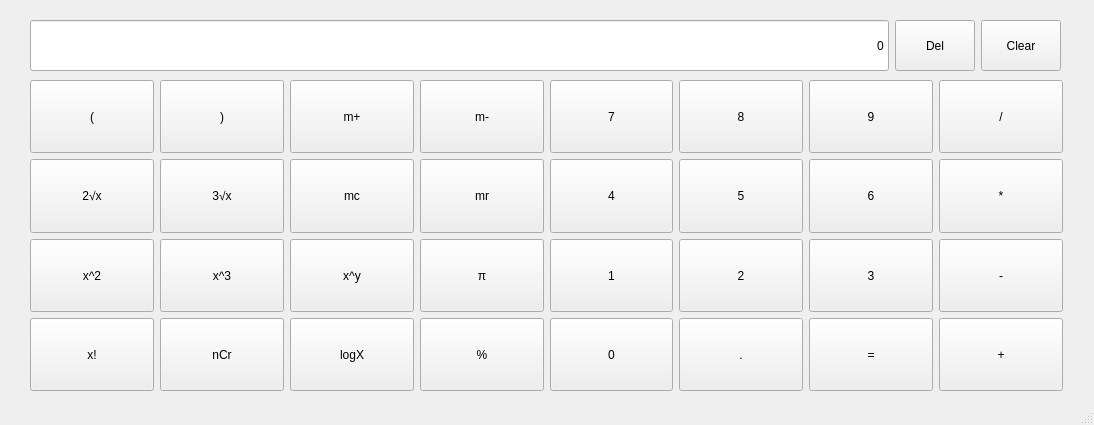
<?xml version="1.0" encoding="UTF-8"?>
<ui version="4.0">
 <class>MainWindow</class>
 <widget class="QMainWindow" name="MainWindow">
  <property name="geometry">
   <rect>
    <x>0</x>
    <y>0</y>
    <width>1094</width>
    <height>425</height>
   </rect>
  </property>
  <property name="windowTitle">
   <string>Calculation</string>
  </property>
  <widget class="QWidget" name="centralwidget">
   <widget class="QWidget" name="horizontalLayoutWidget">
    <property name="geometry">
     <rect>
      <x>30</x>
      <y>20</y>
      <width>1031</width>
      <height>51</height>
     </rect>
    </property>
    <layout class="QHBoxLayout" name="horizontalLayout">
     <item>
      <widget class="QLineEdit" name="result">
       <property name="sizePolicy">
        <sizepolicy hsizetype="Expanding" vsizetype="Expanding">
         <horstretch>0</horstretch>
         <verstretch>0</verstretch>
        </sizepolicy>
       </property>
       <property name="text">
        <string>0</string>
       </property>
       <property name="alignment">
        <set>Qt::AlignRight|Qt::AlignTrailing|Qt::AlignVCenter</set>
       </property>
      </widget>
     </item>
     <item>
      <widget class="QPushButton" name="bDel">
       <property name="sizePolicy">
        <sizepolicy hsizetype="Minimum" vsizetype="Expanding">
         <horstretch>0</horstretch>
         <verstretch>0</verstretch>
        </sizepolicy>
       </property>
       <property name="text">
        <string>Del</string>
       </property>
      </widget>
     </item>
     <item>
      <widget class="QPushButton" name="bClear">
       <property name="sizePolicy">
        <sizepolicy hsizetype="Minimum" vsizetype="Expanding">
         <horstretch>0</horstretch>
         <verstretch>0</verstretch>
        </sizepolicy>
       </property>
       <property name="text">
        <string>Clear</string>
       </property>
      </widget>
     </item>
    </layout>
   </widget>
   <widget class="QWidget" name="gridLayoutWidget">
    <property name="geometry">
     <rect>
      <x>30</x>
      <y>80</y>
      <width>1033</width>
      <height>311</height>
     </rect>
    </property>
    <property name="sizePolicy">
     <sizepolicy hsizetype="Preferred" vsizetype="Expanding">
      <horstretch>0</horstretch>
      <verstretch>0</verstretch>
     </sizepolicy>
    </property>
    <layout class="QGridLayout" name="gridLayout">
     <item row="0" column="0">
      <widget class="QPushButton" name="bLParenthesis">
       <property name="sizePolicy">
        <sizepolicy hsizetype="Minimum" vsizetype="Expanding">
         <horstretch>0</horstretch>
         <verstretch>0</verstretch>
        </sizepolicy>
       </property>
       <property name="text">
        <string>(</string>
       </property>
      </widget>
     </item>
     <item row="0" column="6">
      <widget class="QPushButton" name="b9">
       <property name="sizePolicy">
        <sizepolicy hsizetype="Minimum" vsizetype="Expanding">
         <horstretch>0</horstretch>
         <verstretch>0</verstretch>
        </sizepolicy>
       </property>
       <property name="text">
        <string>9</string>
       </property>
      </widget>
     </item>
     <item row="1" column="4">
      <widget class="QPushButton" name="b4">
       <property name="sizePolicy">
        <sizepolicy hsizetype="Minimum" vsizetype="Expanding">
         <horstretch>0</horstretch>
         <verstretch>0</verstretch>
        </sizepolicy>
       </property>
       <property name="text">
        <string>4</string>
       </property>
      </widget>
     </item>
     <item row="0" column="4">
      <widget class="QPushButton" name="b7">
       <property name="sizePolicy">
        <sizepolicy hsizetype="Minimum" vsizetype="Expanding">
         <horstretch>0</horstretch>
         <verstretch>0</verstretch>
        </sizepolicy>
       </property>
       <property name="text">
        <string>7</string>
       </property>
      </widget>
     </item>
     <item row="0" column="2">
      <widget class="QPushButton" name="bMemoryplus">
       <property name="sizePolicy">
        <sizepolicy hsizetype="Minimum" vsizetype="Expanding">
         <horstretch>0</horstretch>
         <verstretch>0</verstretch>
        </sizepolicy>
       </property>
       <property name="text">
        <string>m+</string>
       </property>
      </widget>
     </item>
     <item row="2" column="0">
      <widget class="QPushButton" name="bSquare">
       <property name="sizePolicy">
        <sizepolicy hsizetype="Minimum" vsizetype="Expanding">
         <horstretch>0</horstretch>
         <verstretch>0</verstretch>
        </sizepolicy>
       </property>
       <property name="text">
        <string>x^2</string>
       </property>
      </widget>
     </item>
     <item row="0" column="7">
      <widget class="QPushButton" name="bDivide">
       <property name="sizePolicy">
        <sizepolicy hsizetype="Minimum" vsizetype="Expanding">
         <horstretch>0</horstretch>
         <verstretch>0</verstretch>
        </sizepolicy>
       </property>
       <property name="text">
        <string>/</string>
       </property>
      </widget>
     </item>
     <item row="1" column="2">
      <widget class="QPushButton" name="bMemoryclear">
       <property name="sizePolicy">
        <sizepolicy hsizetype="Minimum" vsizetype="Expanding">
         <horstretch>0</horstretch>
         <verstretch>0</verstretch>
        </sizepolicy>
       </property>
       <property name="text">
        <string>mc</string>
       </property>
      </widget>
     </item>
     <item row="1" column="6">
      <widget class="QPushButton" name="b6">
       <property name="sizePolicy">
        <sizepolicy hsizetype="Minimum" vsizetype="Expanding">
         <horstretch>0</horstretch>
         <verstretch>0</verstretch>
        </sizepolicy>
       </property>
       <property name="text">
        <string>6</string>
       </property>
      </widget>
     </item>
     <item row="1" column="1">
      <widget class="QPushButton" name="bCuberoot">
       <property name="sizePolicy">
        <sizepolicy hsizetype="Minimum" vsizetype="Expanding">
         <horstretch>0</horstretch>
         <verstretch>0</verstretch>
        </sizepolicy>
       </property>
       <property name="text">
        <string>3√x</string>
       </property>
      </widget>
     </item>
     <item row="1" column="5">
      <widget class="QPushButton" name="b5">
       <property name="sizePolicy">
        <sizepolicy hsizetype="Minimum" vsizetype="Expanding">
         <horstretch>0</horstretch>
         <verstretch>0</verstretch>
        </sizepolicy>
       </property>
       <property name="text">
        <string>5</string>
       </property>
      </widget>
     </item>
     <item row="3" column="0">
      <widget class="QPushButton" name="bFactorial">
       <property name="sizePolicy">
        <sizepolicy hsizetype="Minimum" vsizetype="Expanding">
         <horstretch>0</horstretch>
         <verstretch>0</verstretch>
        </sizepolicy>
       </property>
       <property name="text">
        <string>x!</string>
       </property>
      </widget>
     </item>
     <item row="1" column="3">
      <widget class="QPushButton" name="bMemoryresult">
       <property name="sizePolicy">
        <sizepolicy hsizetype="Minimum" vsizetype="Expanding">
         <horstretch>0</horstretch>
         <verstretch>0</verstretch>
        </sizepolicy>
       </property>
       <property name="text">
        <string>mr</string>
       </property>
      </widget>
     </item>
     <item row="1" column="0">
      <widget class="QPushButton" name="bSquareroot">
       <property name="sizePolicy">
        <sizepolicy hsizetype="Minimum" vsizetype="Expanding">
         <horstretch>0</horstretch>
         <verstretch>0</verstretch>
        </sizepolicy>
       </property>
       <property name="text">
        <string>2√x</string>
       </property>
      </widget>
     </item>
     <item row="0" column="5">
      <widget class="QPushButton" name="b8">
       <property name="sizePolicy">
        <sizepolicy hsizetype="Minimum" vsizetype="Expanding">
         <horstretch>0</horstretch>
         <verstretch>0</verstretch>
        </sizepolicy>
       </property>
       <property name="text">
        <string>8</string>
       </property>
      </widget>
     </item>
     <item row="0" column="3">
      <widget class="QPushButton" name="bMemoryminus">
       <property name="sizePolicy">
        <sizepolicy hsizetype="Minimum" vsizetype="Expanding">
         <horstretch>0</horstretch>
         <verstretch>0</verstretch>
        </sizepolicy>
       </property>
       <property name="text">
        <string>m-</string>
       </property>
      </widget>
     </item>
     <item row="0" column="1">
      <widget class="QPushButton" name="bRParenthesis">
       <property name="sizePolicy">
        <sizepolicy hsizetype="Minimum" vsizetype="Expanding">
         <horstretch>0</horstretch>
         <verstretch>0</verstretch>
        </sizepolicy>
       </property>
       <property name="text">
        <string>)</string>
       </property>
      </widget>
     </item>
     <item row="1" column="7">
      <widget class="QPushButton" name="bMult">
       <property name="sizePolicy">
        <sizepolicy hsizetype="Minimum" vsizetype="Expanding">
         <horstretch>0</horstretch>
         <verstretch>0</verstretch>
        </sizepolicy>
       </property>
       <property name="text">
        <string>*</string>
       </property>
      </widget>
     </item>
     <item row="2" column="7">
      <widget class="QPushButton" name="bMinus">
       <property name="sizePolicy">
        <sizepolicy hsizetype="Minimum" vsizetype="Expanding">
         <horstretch>0</horstretch>
         <verstretch>0</verstretch>
        </sizepolicy>
       </property>
       <property name="text">
        <string>-</string>
       </property>
      </widget>
     </item>
     <item row="2" column="6">
      <widget class="QPushButton" name="b3">
       <property name="sizePolicy">
        <sizepolicy hsizetype="Minimum" vsizetype="Expanding">
         <horstretch>0</horstretch>
         <verstretch>0</verstretch>
        </sizepolicy>
       </property>
       <property name="text">
        <string>3</string>
       </property>
      </widget>
     </item>
     <item row="2" column="5">
      <widget class="QPushButton" name="b2">
       <property name="sizePolicy">
        <sizepolicy hsizetype="Minimum" vsizetype="Expanding">
         <horstretch>0</horstretch>
         <verstretch>0</verstretch>
        </sizepolicy>
       </property>
       <property name="text">
        <string>2</string>
       </property>
      </widget>
     </item>
     <item row="2" column="4">
      <widget class="QPushButton" name="b1">
       <property name="sizePolicy">
        <sizepolicy hsizetype="Minimum" vsizetype="Expanding">
         <horstretch>0</horstretch>
         <verstretch>0</verstretch>
        </sizepolicy>
       </property>
       <property name="text">
        <string>1</string>
       </property>
      </widget>
     </item>
     <item row="2" column="3">
      <widget class="QPushButton" name="bPi">
       <property name="sizePolicy">
        <sizepolicy hsizetype="Minimum" vsizetype="Expanding">
         <horstretch>0</horstretch>
         <verstretch>0</verstretch>
        </sizepolicy>
       </property>
       <property name="text">
        <string>π</string>
       </property>
      </widget>
     </item>
     <item row="2" column="2">
      <widget class="QPushButton" name="bSquareXY">
       <property name="sizePolicy">
        <sizepolicy hsizetype="Minimum" vsizetype="Expanding">
         <horstretch>0</horstretch>
         <verstretch>0</verstretch>
        </sizepolicy>
       </property>
       <property name="text">
        <string>x^y</string>
       </property>
      </widget>
     </item>
     <item row="2" column="1">
      <widget class="QPushButton" name="bCubing">
       <property name="sizePolicy">
        <sizepolicy hsizetype="Minimum" vsizetype="Expanding">
         <horstretch>0</horstretch>
         <verstretch>0</verstretch>
        </sizepolicy>
       </property>
       <property name="text">
        <string>x^3</string>
       </property>
      </widget>
     </item>
     <item row="3" column="1">
      <widget class="QPushButton" name="bCombination">
       <property name="sizePolicy">
        <sizepolicy hsizetype="Minimum" vsizetype="Expanding">
         <horstretch>0</horstretch>
         <verstretch>0</verstretch>
        </sizepolicy>
       </property>
       <property name="text">
        <string>nCr</string>
       </property>
      </widget>
     </item>
     <item row="3" column="2">
      <widget class="QPushButton" name="bLog10">
       <property name="sizePolicy">
        <sizepolicy hsizetype="Minimum" vsizetype="Expanding">
         <horstretch>0</horstretch>
         <verstretch>0</verstretch>
        </sizepolicy>
       </property>
       <property name="text">
        <string>logX</string>
       </property>
      </widget>
     </item>
     <item row="3" column="3">
      <widget class="QPushButton" name="bPercent">
       <property name="sizePolicy">
        <sizepolicy hsizetype="Minimum" vsizetype="Expanding">
         <horstretch>0</horstretch>
         <verstretch>0</verstretch>
        </sizepolicy>
       </property>
       <property name="text">
        <string>%</string>
       </property>
      </widget>
     </item>
     <item row="3" column="4">
      <widget class="QPushButton" name="b0">
       <property name="sizePolicy">
        <sizepolicy hsizetype="Minimum" vsizetype="Expanding">
         <horstretch>0</horstretch>
         <verstretch>0</verstretch>
        </sizepolicy>
       </property>
       <property name="text">
        <string>0</string>
       </property>
      </widget>
     </item>
     <item row="3" column="5">
      <widget class="QPushButton" name="bDot">
       <property name="sizePolicy">
        <sizepolicy hsizetype="Minimum" vsizetype="Expanding">
         <horstretch>0</horstretch>
         <verstretch>0</verstretch>
        </sizepolicy>
       </property>
       <property name="text">
        <string>.</string>
       </property>
      </widget>
     </item>
     <item row="3" column="6">
      <widget class="QPushButton" name="bRun">
       <property name="sizePolicy">
        <sizepolicy hsizetype="Minimum" vsizetype="Expanding">
         <horstretch>0</horstretch>
         <verstretch>0</verstretch>
        </sizepolicy>
       </property>
       <property name="text">
        <string>=</string>
       </property>
      </widget>
     </item>
     <item row="3" column="7">
      <widget class="QPushButton" name="bPlus">
       <property name="sizePolicy">
        <sizepolicy hsizetype="Minimum" vsizetype="Expanding">
         <horstretch>0</horstretch>
         <verstretch>0</verstretch>
        </sizepolicy>
       </property>
       <property name="text">
        <string>+</string>
       </property>
      </widget>
     </item>
    </layout>
   </widget>
  </widget>
  <widget class="QStatusBar" name="statusbar"/>
 </widget>
 <resources/>
 <connections/>
</ui>
